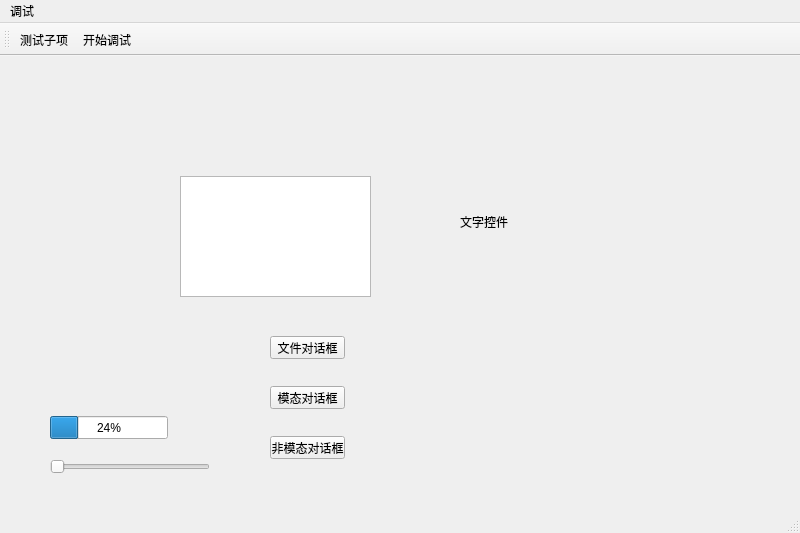
<?xml version="1.0" encoding="UTF-8"?>
<ui version="4.0">
 <class>MainWindow</class>
 <widget class="QMainWindow" name="MainWindow">
  <property name="geometry">
   <rect>
    <x>0</x>
    <y>0</y>
    <width>800</width>
    <height>533</height>
   </rect>
  </property>
  <property name="windowTitle">
   <string>MainWindow</string>
  </property>
  <widget class="QWidget" name="centralwidget">
   <widget class="QLabel" name="label">
    <property name="geometry">
     <rect>
      <x>460</x>
      <y>160</y>
      <width>54</width>
      <height>12</height>
     </rect>
    </property>
    <property name="text">
     <string>文字控件</string>
    </property>
   </widget>
   <widget class="QSlider" name="horizontalSlider">
    <property name="geometry">
     <rect>
      <x>50</x>
      <y>400</y>
      <width>160</width>
      <height>22</height>
     </rect>
    </property>
    <property name="orientation">
     <enum>Qt::Horizontal</enum>
    </property>
   </widget>
   <widget class="QProgressBar" name="progressBar">
    <property name="geometry">
     <rect>
      <x>50</x>
      <y>360</y>
      <width>118</width>
      <height>23</height>
     </rect>
    </property>
    <property name="value">
     <number>24</number>
    </property>
   </widget>
   <widget class="QTextEdit" name="textEdit">
    <property name="geometry">
     <rect>
      <x>180</x>
      <y>120</y>
      <width>191</width>
      <height>121</height>
     </rect>
    </property>
   </widget>
   <widget class="QPushButton" name="btn1">
    <property name="geometry">
     <rect>
      <x>270</x>
      <y>330</y>
      <width>75</width>
      <height>23</height>
     </rect>
    </property>
    <property name="text">
     <string>模态对话框</string>
    </property>
   </widget>
   <widget class="QPushButton" name="btn2">
    <property name="geometry">
     <rect>
      <x>270</x>
      <y>380</y>
      <width>75</width>
      <height>23</height>
     </rect>
    </property>
    <property name="text">
     <string>非模态对话框</string>
    </property>
   </widget>
   <widget class="QPushButton" name="btn3">
    <property name="geometry">
     <rect>
      <x>270</x>
      <y>280</y>
      <width>75</width>
      <height>23</height>
     </rect>
    </property>
    <property name="text">
     <string>文件对话框</string>
    </property>
   </widget>
  </widget>
  <widget class="QMenuBar" name="menubar">
   <property name="geometry">
    <rect>
     <x>0</x>
     <y>0</y>
     <width>800</width>
     <height>23</height>
    </rect>
   </property>
   <widget class="QMenu" name="menu">
    <property name="title">
     <string>调试</string>
    </property>
    <widget class="QMenu" name="menunum1">
     <property name="title">
      <string>开始执行不消失</string>
     </property>
     <property name="toolTipsVisible">
      <bool>false</bool>
     </property>
     <addaction name="actionnum0001"/>
    </widget>
    <addaction name="menunum1"/>
    <addaction name="actionnum2"/>
   </widget>
   <addaction name="menu"/>
  </widget>
  <widget class="QStatusBar" name="statusbar"/>
  <widget class="QToolBar" name="toolBar">
   <property name="windowTitle">
    <string>toolBar</string>
   </property>
   <attribute name="toolBarArea">
    <enum>TopToolBarArea</enum>
   </attribute>
   <attribute name="toolBarBreak">
    <bool>false</bool>
   </attribute>
   <addaction name="actionnum0001"/>
   <addaction name="actionnum2"/>
  </widget>
  <action name="actionnum2">
   <property name="text">
    <string>开始调试</string>
   </property>
  </action>
  <action name="actionnum0001">
   <property name="text">
    <string>测试子项</string>
   </property>
  </action>
 </widget>
 <resources/>
 <connections/>
</ui>
